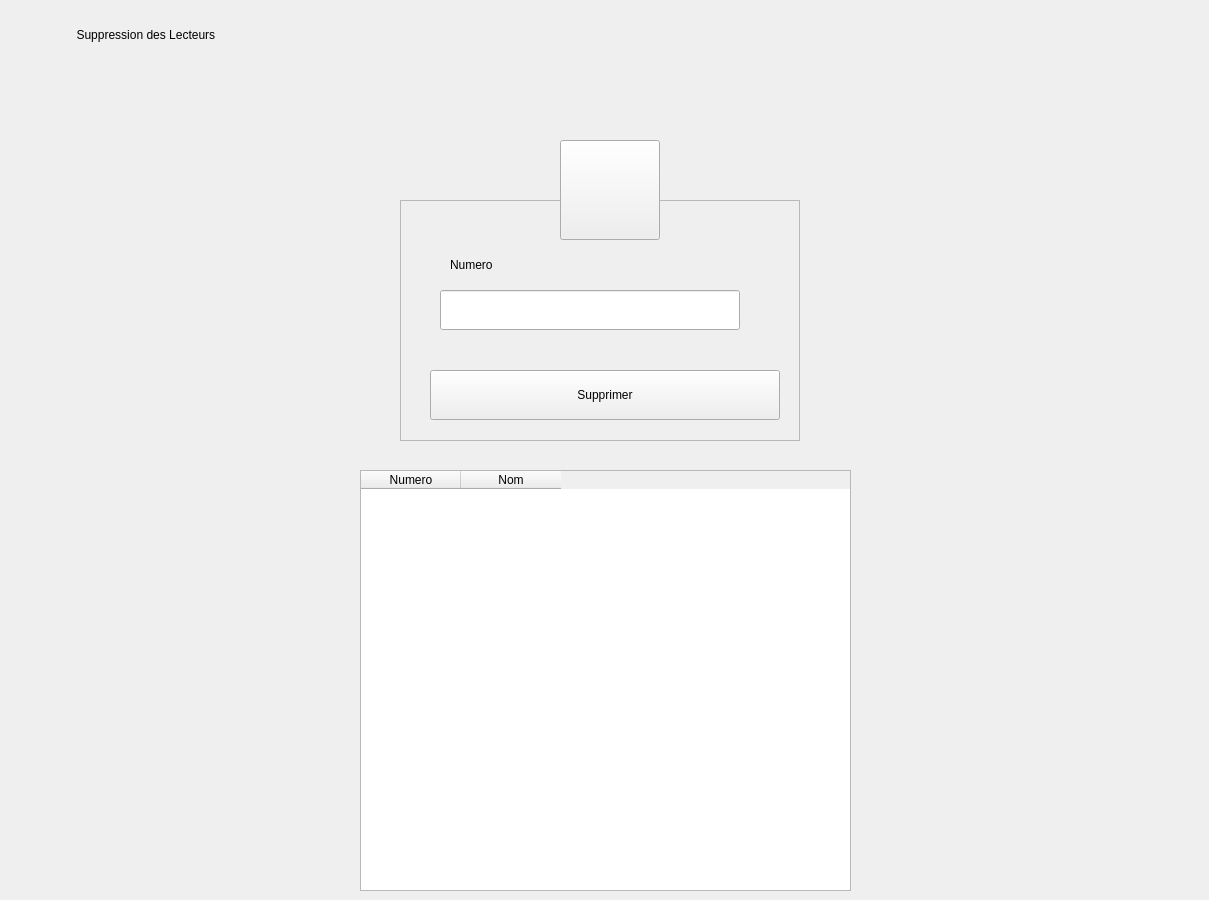
      <widget class="QWidget" name="pageLecteurSuppression">
       <widget class="QPushButton" name="imageLecteur_3">
        <property name="geometry">
         <rect>
          <x>560</x>
          <y>140</y>
          <width>100</width>
          <height>100</height>
         </rect>
        </property>
        <property name="text">
         <string/>
        </property>
        <property name="icon">
         <iconset resource="sourceimage.qrc">
          <normaloff>:/images/boss.png</normaloff>:/images/boss.png</iconset>
        </property>
        <property name="iconSize">
         <size>
          <width>75</width>
          <height>75</height>
         </size>
        </property>
       </widget>
       <widget class="QFrame" name="frame_6">
        <property name="enabled">
         <bool>true</bool>
        </property>
        <property name="geometry">
         <rect>
          <x>400</x>
          <y>200</y>
          <width>400</width>
          <height>241</height>
         </rect>
        </property>
        <property name="styleSheet">
         <string notr="true"/>
        </property>
        <property name="frameShape">
         <enum>QFrame::StyledPanel</enum>
        </property>
        <property name="frameShadow">
         <enum>QFrame::Raised</enum>
        </property>
        <widget class="QLabel" name="numeroLecteur_3">
         <property name="geometry">
          <rect>
           <x>50</x>
           <y>40</y>
           <width>125</width>
           <height>50</height>
          </rect>
         </property>
         <property name="styleSheet">
          <string notr="true"/>
         </property>
         <property name="text">
          <string>Numero</string>
         </property>
        </widget>
        <widget class="QLineEdit" name="numeroLecteurSupprimer">
         <property name="geometry">
          <rect>
           <x>40</x>
           <y>90</y>
           <width>300</width>
           <height>40</height>
          </rect>
         </property>
         <property name="styleSheet">
          <string notr="true"/>
         </property>
         <property name="text">
          <string/>
         </property>
        </widget>
        <widget class="QPushButton" name="supprimerLecteur">
         <property name="geometry">
          <rect>
           <x>30</x>
           <y>170</y>
           <width>350</width>
           <height>50</height>
          </rect>
         </property>
         <property name="styleSheet">
          <string notr="true"/>
         </property>
         <property name="text">
          <string>Supprimer</string>
         </property>
        </widget>
       </widget>
       <widget class="QPushButton" name="retourLecteurSupprimer">
        <property name="geometry">
         <rect>
          <x>1070</x>
          <y>30</y>
          <width>70</width>
          <height>70</height>
         </rect>
        </property>
        <property name="styleSheet">
         <string notr="true"/>
        </property>
        <property name="text">
         <string/>
        </property>
        <property name="icon">
         <iconset resource="sourceimage.qrc">
          <normaloff>:/images/back.png</normaloff>:/images/back.png</iconset>
        </property>
        <property name="iconSize">
         <size>
          <width>40</width>
          <height>40</height>
         </size>
        </property>
        <property name="flat">
         <bool>true</bool>
        </property>
       </widget>
       <widget class="QLabel" name="suppressionLecteurLabel">
        <property name="geometry">
         <rect>
          <x>0</x>
          <y>0</y>
          <width>1200</width>
          <height>70</height>
         </rect>
        </property>
        <property name="text">
         <string>                       Suppression des Lecteurs</string>
        </property>
        <property name="margin">
         <number>0</number>
        </property>
       </widget>
       <widget class="QTableWidget" name="tableLecteurSupprimer">
        <property name="geometry">
         <rect>
          <x>360</x>
          <y>470</y>
          <width>491</width>
          <height>421</height>
         </rect>
        </property>
        <column>
         <property name="text">
          <string>Numero</string>
         </property>
        </column>
        <column>
         <property name="text">
          <string>Nom</string>
         </property>
        </column>
       </widget>
       <zorder>frame_6</zorder>
       <zorder>retourLecteurSupprimer</zorder>
       <zorder>imageLecteur_3</zorder>
       <zorder>suppressionLecteurLabel</zorder>
       <zorder>tableLecteurSupprimer</zorder>
      </widget>
